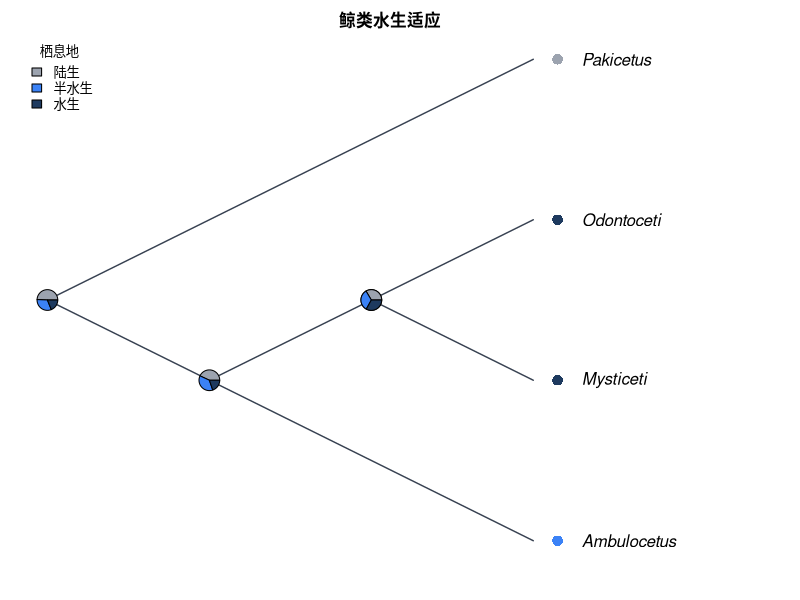

Generate this figure with R:
#!/usr/bin/env Rscript
# CladeForge reproducible-analysis script
# Project : 鲸类水生适应
# Format  : CladeForge project v0.1.0
#
# What this script reproduces, and what it does not:
#   REPRODUCED (same algorithms as the application):
#     * Sankoff parsimony with the project's step matrix (advisory baseline);
#     * equal-rates Mk ancestral-state reconstruction (pruning + up-pass), i.e.
#       the posterior probabilities the app reports.
#   APPROXIMATED:
#     * a PDF figure drawn from the same data — character-coloured tips,
#       posterior pies, legend — in the project's cladogram layout
#       (equal branch spacing, like the CladeForge cladogram (branch lengths ignored)). It is NOT a pixel copy of the on-screen figure: manual
#       node positions, collapsed clades, custom reticulation edges, era bands
#       and the interactive ladderising order are GUI state that ape does not
#       consume. The topology, tip labels, states and posteriors are identical;
#       the geometry is a same-data rendering.
#   Branch lengths: present, used as given.
# Run with: Rscript this_file.R   (install.packages("ape") if needed)

library(ape)

# The tree is assembled from vectors rather than parsed from Newick, so every
# label survives byte-exact even where ape's own reader would mangle it.
tree <- structure(
  list(
    edge = matrix(c(5, 6, 5, 1, 6, 2, 6, 7, 7, 8, 8, 3, 8, 4), ncol = 2, byrow = TRUE),
    edge.length = c(1, 5, 7, 11, 6, 35, 35),
    Nnode = 4L,
    tip.label = c("Pakicetus", "Ambulocetus", "Mysticeti", "Odontoceti"),
    node.label = c("Cetacea", "Pelagiceti", "Basilosauridae", "Neoceti")
  ),
  class = "phylo"
)

# Branch lengths, with an explicit unit-length fallback: a cladogram-only project
# serialises no lengths at all, and 1 / mean(NULL) would poison every
# transition probability below.
bl <- tree$edge.length
if (is.null(bl) || !any(is.finite(bl) & bl > 0)) {
  bl <- rep(1, nrow(tree$edge))
  cat("NOTE: the tree carries no usable branch lengths; Mk probabilities and the\n")
  cat("      figure use unit (equal) branch lengths, i.e. topology-only inference.\n\n")
}

# Equal-rates Mk rate: one expected substitution per mean branch, so the
# transition probabilities are invariant to the tree's absolute scale. Every
# length above is already resolved the way the application resolves it (a
# recorded 0 is a real zero; unset / negative / non-finite became 1), so the mean
# runs over ALL of them — filtering here would drop zero-length and unmeasured
# edges from the average and make this script reconstruct at a different rate
# than the application reports. Deriving it from the fallback-protected bl
# above is what keeps the rate finite for a cladogram-only project.
rate <- 1 / mean(bl)


characters <- list(
  list(
    name = "栖息地",
    type = "discrete",
    states = c("陆生", "半水生", "水生"),
    colors = c("#9ca3af", "#3b82f6", "#1e3a5f"),
    cost = matrix(c(0, 2, 3, 2, 0, 1, 3, 1, 0), nrow = 3, byrow = TRUE),
    tips = c("Pakicetus" = "陆生", "Ambulocetus" = "半水生", "Mysticeti" = "水生", "Odontoceti" = "水生")
  ),
  list(
    name = "运动方式",
    type = "discrete",
    states = c("跖行", "划水游动", "摆尾游动"),
    colors = c("#b45309", "#0ea5e9", "#1e3a8a"),
    cost = matrix(c(0, 2, 3, 5, 0, 1, 5, 5, 0), nrow = 3, byrow = TRUE),
    tips = c("Pakicetus" = "跖行", "Ambulocetus" = "划水游动", "Mysticeti" = "摆尾游动", "Odontoceti" = "摆尾游动")
  )
)

# --- helpers ----------------------------------------------------------------

## Equal-rates (ER) Mk transition matrix P(t): the same closed form used by
## CladeForge's inference assistant. The rate is scaled by the mean branch
## length so probabilities are invariant to the tree's absolute scale.
p_er <- function(t, k, rate) {
  e <- exp(-k * rate * t)
  P <- matrix(1 / k, k, k) - (1 / k) * e
  diag(P) <- 1 / k + ((k - 1) / k) * e
  P
}

## Sankoff parsimony down/up pass. 'cost' is k x k; tips absent from tip_states
## are treated as missing data.
sankoff <- function(tree, tip_states, states, cost) {
  ntip <- length(tree$tip.label)
  k <- length(states)
  sidx <- setNames(seq_len(k), states)
  x <- sidx[tip_states[tree$tip.label]]
  parent <- tree$edge[, 1]
  child <- tree$edge[, 2]
  kids <- split(child, parent)
  root <- setdiff(unique(parent), unique(child))
  g <- matrix(0, nrow = ntip + tree$Nnode, ncol = k)
  rownames(g) <- as.character(seq_len(ntip + tree$Nnode))
  ## Down-pass: internal node indices decrease from root, so descending order
  ## visits children before parents.
  for (v in sort(as.integer(names(kids)), decreasing = TRUE)) {
    for (i in seq_len(k)) {
      total <- 0
      for (ch in kids[[as.character(v)]]) {
        if (ch <= ntip) {
          xi <- x[[ch]]
          if (is.na(xi)) next
          total <- total + min(cost[i, ] + ifelse(seq_len(k) == xi, 0, Inf))
        } else {
          total <- total + min(cost[i, ] + g[as.character(ch), ])
        }
      }
      g[as.character(v), i] <- total
    }
  }
  ## Up-pass: assign each node a state minimising cost given its parent.
  node_state <- integer(ntip + tree$Nnode)
  walk <- function(v, parent_state) {
    base <- if (parent_state == 0L) rep(0, k) else cost[parent_state, ]
    scores <- base + g[as.character(v), ]
    best <- which.min(scores)
    node_state[v] <<- best
    for (ch in kids[[as.character(v)]]) {
      if (ch > ntip) walk(ch, best)
    }
  }
  walk(root, 0L)
  list(cost = min(g[as.character(root), ]),
       states = node_state, k = k)
}

## Equal-rates Mk marginal ancestral reconstruction: Felsenstein pruning
## (down-pass) + parent/sibling up-pass, normal space. Uses the script-level
## 'bl' (which already falls back to unit lengths when the tree has none) and the
## script-level 'rate' (= 1 / mean usable branch length); both are bound before
## this function is ever called. For very large or very unbalanced trees prefer
## log-space implementations (phangorn::ace, phytools).
mk_asr <- function(tree, tip_states, states) {
  ntip <- length(tree$tip.label)
  k <- length(states)
  sidx <- setNames(seq_len(k), states)
  x <- sidx[tip_states[tree$tip.label]]
  parent <- tree$edge[, 1]
  child <- tree$edge[, 2]
  kids <- split(seq_along(child), parent)  # edge-row indices per parent
  root <- setdiff(unique(parent), unique(child))
  L <- matrix(1, nrow = ntip + tree$Nnode, ncol = k)
  rownames(L) <- as.character(seq_len(ntip + tree$Nnode))
  for (v in sort(as.integer(names(kids)), decreasing = TRUE)) {
    rows <- kids[[as.character(v)]]
    vec <- rep(1, k)
    for (r in rows) {
      ch <- child[r]
      m <- if (ch <= ntip) {
        xi <- x[[ch]]
        if (is.na(xi)) rep(1, k) else as.numeric(seq_len(k) == xi)
      } else L[as.character(ch), ]
      vec <- vec * (p_er(bl[r], k, rate) %*% m)
    }
    s <- sum(vec)
    L[as.character(v), ] <- if (s > 0) vec / s else rep(1 / k, k)
  }
  G <- matrix(1 / k, nrow = ntip + tree$Nnode, ncol = k)
  rownames(G) <- rownames(L)
  for (v in sort(as.integer(names(kids)))) {
    rows <- kids[[as.character(v)]]
    for (r in rows) {
      ch <- child[r]
      if (ch <= ntip) next
      sib_msg <- rep(1, k)
      for (r2 in rows) {
        ch2 <- child[r2]
        if (ch2 == ch) next
        m2 <- if (ch2 <= ntip) {
          xi <- x[[ch2]]
          if (is.na(xi)) rep(1, k) else as.numeric(seq_len(k) == xi)
        } else L[as.character(ch2), ]
        sib_msg <- sib_msg * (p_er(bl[r2], k, rate) %*% m2)
      }
      G[as.character(ch), ] <- p_er(bl[r], k, rate) %*% (G[as.character(v), ] * sib_msg)
      G[as.character(ch), ] <- G[as.character(ch), ] / sum(G[as.character(ch), ])
    }
  }
  post <- L * G
  post <- post / rowSums(post)
  list(posterior = post)
}

# --- analysis ---------------------------------------------------------------

cat("CladeForge reproducible analysis\n")
cat("Tree:", Ntip(tree), "tips,", tree$Nnode, "internal nodes\n\n")

internal_nodes <- (length(tree$tip.label) + 1):(length(tree$tip.label) + tree$Nnode)

for (ch in characters) {
  cat("== Character:", ch$name, "==\n")
  if (ch$type != "discrete" || length(ch$states) < 2) {
    cat("   continuous or single-state: exported as data only\n\n")
    next
  }
  scored <- ch$tips[names(ch$tips) %in% tree$tip.label]
  cost <- ch$cost
  if (is.null(cost)) {
    k <- length(ch$states)
    cost <- matrix(1, k, k); diag(cost) <- 0
  }
  sp <- sankoff(tree, scored, ch$states, cost)
  cat(sprintf("   Sankoff minimum cost: %g (step-matrix units)\n", sp$cost))
  asr <- mk_asr(tree, scored, ch$states)
  cat("   Mk posterior at each internal node (states:",
      paste(ch$states, collapse = " / "), ")\n")
  print(round(asr$posterior[as.character(internal_nodes), , drop = FALSE], 3))
  cat("\n")
}

# --- figure -----------------------------------------------------------------
# A same-data rendering of the GUI figure: character-coloured tips (first
# discrete character) + posterior pies at internal nodes + auto legend, in the
# layout the project is displayed as. Manual positions / collapsed clades /
# custom edges / era bands are GUI-only and are not reproduced here.

discrete <- Filter(function(ch) ch$type == "discrete" && length(ch$states) >= 2, characters)

# cairo_pdf renders unicode labels reliably; use pdf() if cairo is unavailable.
cairo_pdf("cladeforge_reconstruction.pdf", width = 9, height = 7)
par(mar = c(2, 1, 2, 2), xpd = NA)
cat("Figure layout: type = cladogram, use.edge.length = FALSE",
    "(equal branch spacing, like the CladeForge cladogram (branch lengths ignored))\n")
plot(tree, type = "cladogram", use.edge.length = FALSE,
     show.tip.label = TRUE,
     label.offset = 0.3,
     edge.color = "#374151", edge.width = 1.4)
title(main = "鲸类水生适应", cex.main = 1.0)

if (length(discrete) > 0) {
  main <- discrete[[1]]
  scored <- main$tips[names(main$tips) %in% tree$tip.label]
  k <- length(main$states)
  cost <- main$cost
  if (is.null(cost)) { cost <- matrix(1, k, k); diag(cost) <- 0 }

  tip_col <- rep("#6b7280", Ntip(tree))
  names(tip_col) <- tree$tip.label
  for (lab in names(scored)) tip_col[[lab]] <- main$colors[[match(scored[[lab]], main$states)]]
  tiplabels(pch = 16, col = tip_col, cex = 1.4, offset = 0.15)

  asr <- mk_asr(tree, scored, main$states)
  nodelabels(node = internal_nodes, pie = asr$posterior[as.character(internal_nodes), , drop = FALSE],
             piecol = main$colors, cex = 0.7)
  legend("topleft", legend = main$states, fill = main$colors,
         title = main$name, bty = "n", cex = 0.8)
}

dev.off()

cat("Wrote cladeforge_reconstruction.pdf\n")
